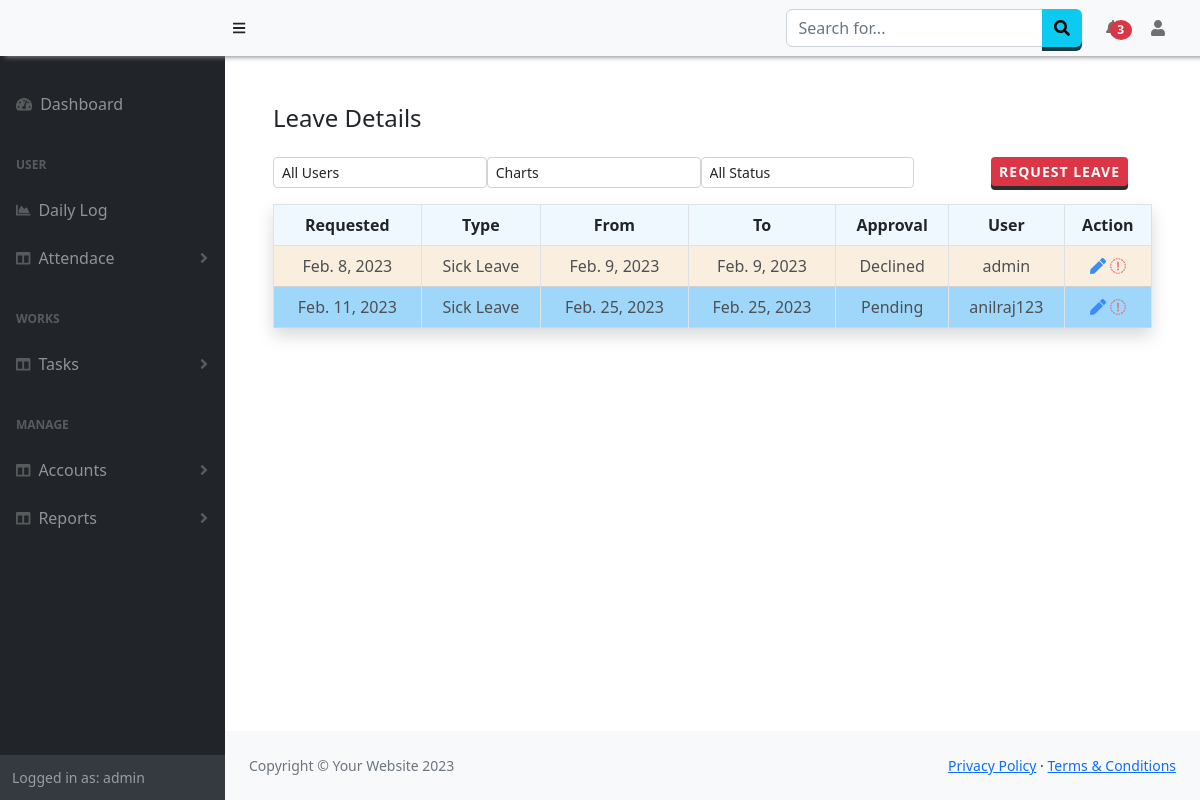
The app's page /Attendance/Leaves (signed in), older data.
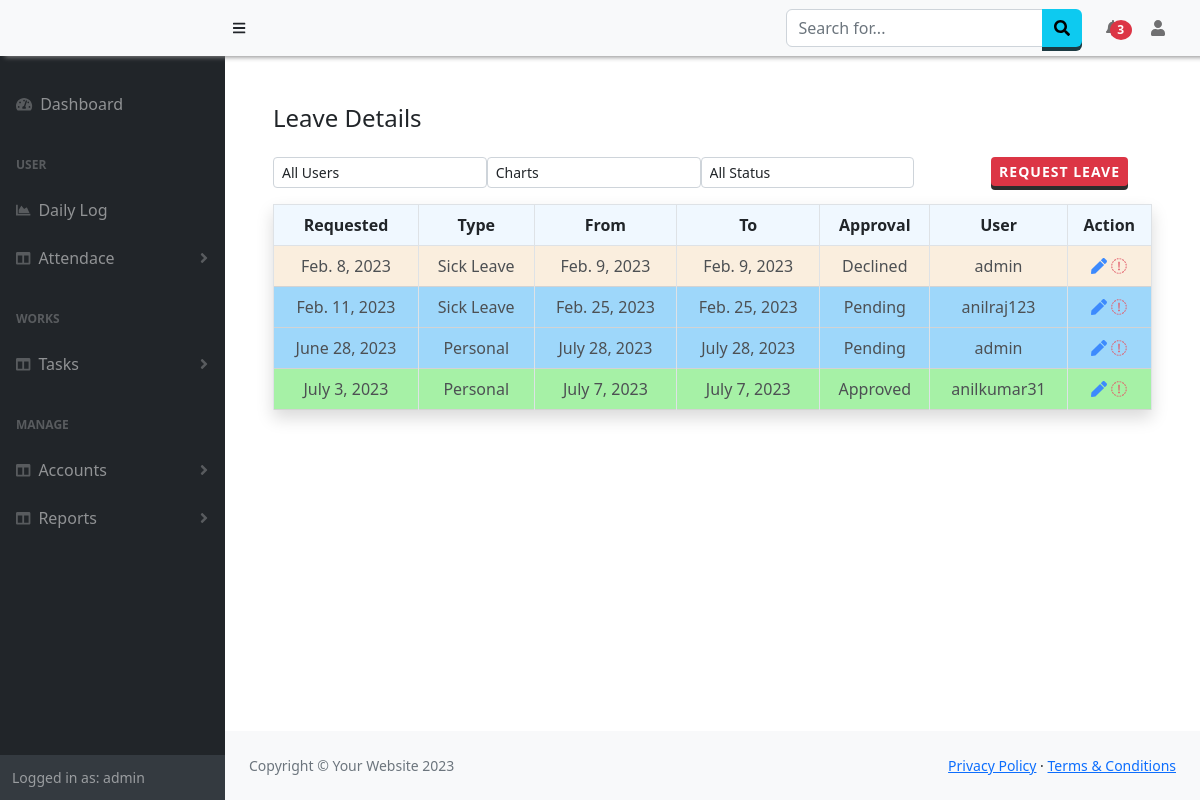
The same page, newer data.
### Attendance/models.py (models this page shows, shortened)
class Leave(models.Model):
    date =  models.DateField(auto_now_add=True,null=True)
    user = models.ForeignKey(User, null=True, on_delete= models.SET_NULL)
    type =  models.ForeignKey(LeaveType,on_delete= models.CASCADE)
    leave_from = models.DateField(null=True)
    leave_to = models.DateField(null=True)
    details = models.TextField()
    approval = models.ForeignKey(Approval, on_delete=models.CASCADE, null=True,default=2)
    approved_by = models.CharField(max_length=50,null=True)
    date_approved = models.DateTimeField(null=True,default=None)

class LeaveType(models.Model):
    name = models.CharField(max_length=50,null=True,default=None)
    days = models.IntegerField(null=True,)

class Approval(models.Model):
    name =models.CharField(max_length=50)

### Attendance/views.py (the view)
# urls.py: path('Leaves',views.getleave, name='leave'),
def getleave(request):
    allusers =User.objects.all().values('id','username')
    if request.user.is_superuser :
        all_leaves = Leave.objects.all()
    else:
        all_leaves = Leave.objects.filter(user=request.user)
    type = LeaveType.objects.all().values()
    return render(request, 'Attendance/leave.html',{'result':all_leaves,'users' :allusers,'LeaveTypes':type})

### Attendance/templates/Attendance/leave.html (shortened to what this page needs)
{% extends "base.html" %}
{% block content %}
<div class="">
    <div>
      <div class="row">
          <div class="col-md-12">
              <div class="col-md-12 row">
                <h4 class="text-left mb-4" >Leave Details&nbsp;</h4>
                <div >
                {% if user.is_superuser or perms.Attendance.view_leave %}
                  <select class="form-control form-control-sm col-sm-2 mb-3 w-25" id="user_s" style="float:left;" onchange="getLeave()">
                    <option value="0">All Users</option>
                  </select>
                  <select class="form-control form-control-sm col-sm-2 w-25" id="chart_option" style="float:left;" onchange="selectCharts()">
                    <option value="">Charts</option>
                  </select>
                  {% endif %}
                  <select class="form-control form-control-sm col-sm-2 w-25" id="status" style="float:left;" onchange="getLeave()">
                    <option value="0">All Status</option>
                  </select>
                  <a style="float:right;" class="btn btn-sm btn-danger" type="button" data-bs-toggle="modal" data-bs-target="#leave_modal" onclick="setModal()" id="leaveRequest">Request Leave</a>
                </div>
              </div>
              <div  id="change_content" class="table-wrap table-responsive-sm" style="clear:right;">
                  <table class="table table-bordered text-center shadow">
                    <thead>
                      <tr>
                        <th>Requested</th>
                        <th>Type</th>
                        <th>From</th>
                        <th>To</th>
                        <th>Approval</th>
                        {% if user.is_superuser %}<th>User</th>{% endif %}
                        <th>Action</th>
                      </tr>
                    </thead>
                    <tbody id="tbody_leave">
                      {% for n in result %}
                      <tr style="background-color:{% if n.approval.name == 'Pending' %}lightskyblue{% elif n.approval.name == 'Approved' %}lightgreen{% else %}antiquewhite{% endif %};">
                        <td>{{n.date}}</td><td>{{n.type.name}}</td><td>{{n.leave_from}}</td><td>{{n.leave_to}}</td>
                        <td >{{n.approval.name}}</td>
                        {% if user.is_superuser %}
                        <td>{{n.user}}</td>
                        <td>
                          <a  id="a_detailss" onclick="updateLeave({{n.id}})">
                            <i class="fas fa-solid fa-pen text-primary"></i>
                        </a>
                        <a  >
                          <i class="fas fa-sharp fa-solid fa-trash text-danger"></i>
                        </a>
                        </td>
                        {% endif %}
                      </tr>
                      {% endfor%}
                    </tbody>
                  </table>
                </div>
            </div>
          <br /><br />
        </div>
    </div>
  </div>
{% endblock %}

### templates/base.html (shortened to what this page needs)
<!DOCTYPE html>
<html lang="en">
    <head>
        <link href="https://cdn.jsdelivr.net/npm/simple-datatables@7.1.2/dist/style.min.css" rel="stylesheet" />
        <link href="/static/css/styles.css" rel="stylesheet" />
        <link href="/static/css/customSB.css" rel="stylesheet" />
    </head>
    <body class="sb-nav-fixed" >
        <nav class="sb-topnav navbar navbar-expand-sm navbar-light bg-light fixed-top" style=" box-shadow: 5px 1px 5px #888888;">
            <a class="navbar-brand ps-3 bg-light" href="{% url 'home' %}">{{request.session.company}}</a>
            <button class="btn btn-link btn-sm order-2 order-lg-0 me-4 me-lg-0" id="sidebarToggle" href="#!"><i class="fas fa-bars"></i></button>
            <form class="d-none d-md-inline-block form-inline ms-auto me-0 me-md-3 my-2 my-md-0">
                <div class="input-group">
                    <input class="form-control" type="text" placeholder="Search for..." aria-label="Search for..." aria-describedby="btnNavbarSearch" />
                    <button class="btn btn-info" id="btnNavbarSearch" type="button"><i class="fas fa-search"></i></button>
                </div>
            </form>
            <ul class="navbar-nav ms-auto ms-md-0 ">
                <li class="nav-item dropdown">
                    <a class="nav-link dropdown-toggle" id="navbarDropdown" href="#" role="button" data-bs-toggle="dropdown" aria-expanded="false"> <span class="badge badge-sm badge-danger badge-counter bg-danger rounded-circle " style="margin-left:-10px;">3</span></a>
                </li>
            </ul>
            <ul class="navbar-nav  ms-md-0 me-3 me-lg-4">
                <li class="nav-item dropdown">
                    <a class="nav-link dropdown-toggle" id="navbarDropdown" href="#" role="button" data-bs-toggle="dropdown" aria-expanded="false"><i class="fas fa-user fa-fw"></i></a>
                </li>
            </ul>
        </nav>
        <div id="layoutSidenav">
            <div id="layoutSidenav_nav">
                <nav class="sb-sidenav accordion sb-sidenav-dark" id="sidenavAccordion" >
                    <div class="sb-sidenav-menu" >
                        <div class="nav">
                            <a class="nav-link mt-4" href="{% url 'home' %}">
                                <div class="sb-nav-link-icon"><i class="fas fa-tachometer-alt"></i></div>
                                Dashboard
                            </a>
                            <div class="sb-sidenav-menu-heading">User</div>
                            <a class="nav-link" href="{% url 'dailylog' %}">
                                <div class="sb-nav-link-icon"><i class="fas fa-chart-area"></i></div>
                                Daily Log
                            </a>
                            <a class="nav-link collapsed" href="#" data-bs-toggle="collapse" data-bs-target="#collapseAttendance" aria-expanded="false" aria-controls="collapseLayouts">
                                <div class="sb-nav-link-icon"><i class="fas fa-columns"></i></div>
                                Attendace
                                <div class="sb-sidenav-collapse-arrow"><i class="fas fa-angle-down"></i></div>
                            </a>
                            <div class="sb-sidenav-menu-heading">Works</div>
                            <a class="nav-link collapsed" href="#" data-bs-toggle="collapse" data-bs-target="#collapseLayouts" aria-expanded="false" aria-controls="collapseLayouts">
                                <div class="sb-nav-link-icon"><i class="fas fa-columns"></i></div>
                                Tasks
                                <div class="sb-sidenav-collapse-arrow"><i class="fas fa-angle-down"></i></div>
                            </a>
                            <div class="sb-sidenav-menu-heading">Manage</div>
                            <a class="nav-link collapsed" href="#" data-bs-toggle="collapse" data-bs-target="#collapseDetails" aria-expanded="false" aria-controls="collapseLayouts">
                                <div class="sb-nav-link-icon"><i class="fas fa-columns"></i></div>
                                Accounts
                                <div class="sb-sidenav-collapse-arrow"><i class="fas fa-angle-down"></i></div>
                            </a>
                            <a class="nav-link collapsed" href="#" data-bs-toggle="collapse" data-bs-target="#collapseReports" aria-expanded="false" aria-controls="collapseLayouts">
                                <div class="sb-nav-link-icon"><i class="fas fa-columns"></i></div>
                                Reports
                                <div class="sb-sidenav-collapse-arrow"><i class="fas fa-angle-down"></i></div>
                            </a>
                        </div>
                    </div>
                    <div class="sb-sidenav-footer">
                        <div class="small">Logged in as: {{ user.username}}</div>
                    </div>
                </nav>
            </div>
            <div id="layoutSidenav_content">
                <main class="p-5" >
                    {% block content %}
                {% endblock %}
                </main>
                <footer class="py-4 bg-light mt-auto">
                    <div class="container-fluid px-4">
                        <div class="d-flex align-items-center justify-content-between small">
                            <div class="text-muted">Copyright &copy; Your Website 2023</div>
                            <div>
                                <a href="#">Privacy Policy</a>
                                &middot;
                                <a href="#">Terms &amp; Conditions</a>
                            </div>
                        </div>
                    </div>
                </footer>
            </div>
        </div>
        <link href="https://cdnjs.cloudflare.com/ajax/libs/twitter-bootstrap/5.2.0/css/bootstrap.min.css" rel="stylesheet" type="text/css">
        <link href="https://cdn.datatables.net/1.13.1/css/dataTables.bootstrap5.min.css" rel="stylesheet" type="text/css">
    </body>
</html>

### templates/base.html (style rules this page uses)
.dropdown-toggle:after { display: none !important; }
thead { background-color:aliceblue !important; }
th { font-weight:600 !important; }
tbody tr { opacity:0.8; border-top:1px solid lightgray; border-bottom:1px solid lightgray; }
.navbar,.sb-sidenav { background-color:DodgerBlue important; }
.btn { outline: none; cursor: pointer; border: none !important; display: block; position: relative; font-size: 16px ; font-weight: 600 !important; color: #fff; text-transform: uppercase; letter-spacing: 1px; }
.btn-info { background-color: #5bc0de; box-shadow: 0 4px #1C3A42; }
.btn-danger { background-color: #d9534f; box-shadow: 0 4px #2D2D2D; }

Row changes from the older to the newer data that the page shows:
added Leave: date "June 28, 2023", type.name "Personal", leave_from "July 28, 2023", leave_to "July 28, 2023", approval.name "Pending", user "admin"
added Leave: date "July 3, 2023", type.name "Personal", leave_from "July 7, 2023", leave_to "July 7, 2023", approval.name "Approved", user "anilkumar31"
